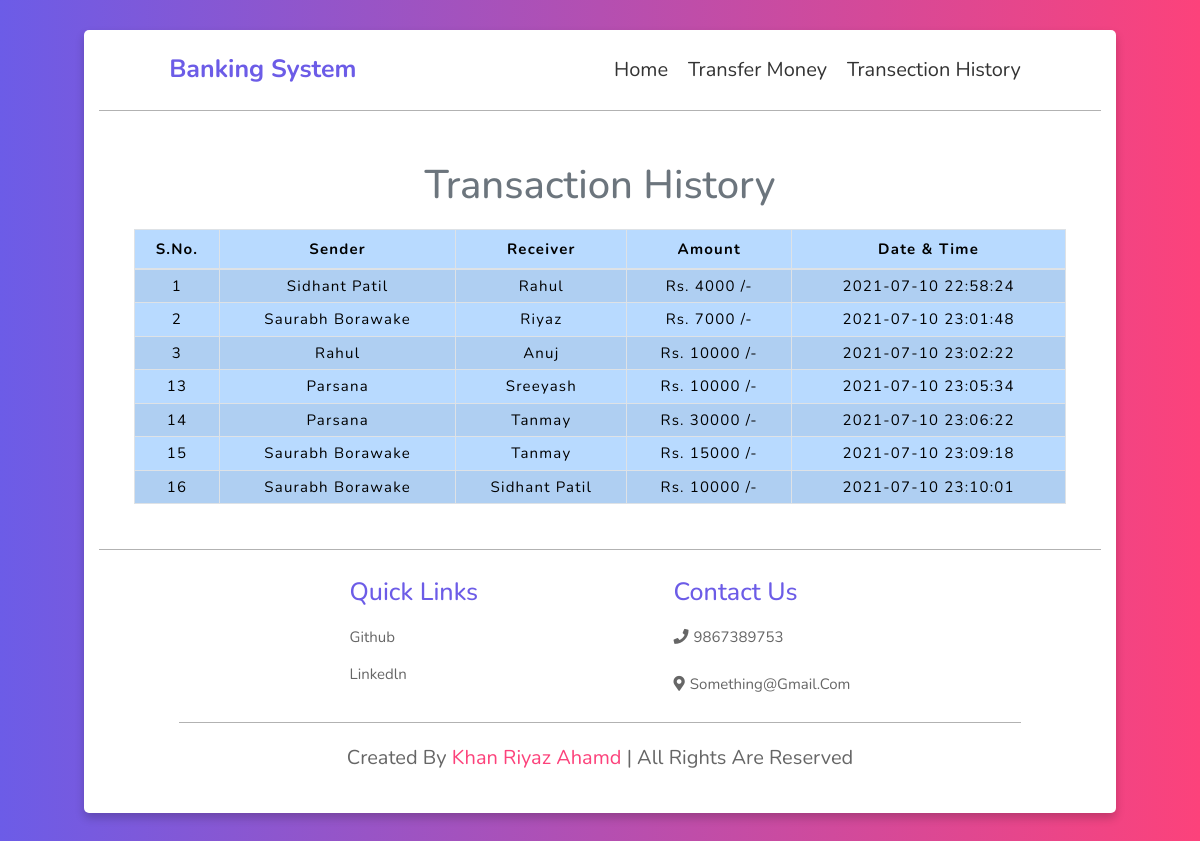
Page /transectionHistory.php on the committed database.
### tables this page shows
CREATE TABLE `transaction` (
  `sno` int(3) NOT NULL,
  `sender` text NOT NULL,
  `receiver` text NOT NULL,
  `balance` int(8) NOT NULL,
  `datetime` datetime NOT NULL DEFAULT current_timestamp()
);

### transectionHistory.php (the view)
<?php
 include "navbar.php";
?>
   <div class="container" style="padding:3.5rem; box-shadow:none">
        <h2 class="text-center pt-4" style="color :#6c757d;">Transaction History</h2>
        <br>
        <div class="table-responsive-sm">
            <table class="table table-hover table-striped table-condensed table-primary table-bordered" style="font-size :1.5rem;">
                <thead style="color : black;">
                    <tr>
                        <th class="text-center">S.No.</th>
                        <th class="text-center">Sender</th>
                        <th class="text-center">Receiver</th>
                        <th class="text-center">Amount</th>
                        <th class="text-center">Date & Time</th>
                    </tr>
                </thead>
                <tbody>
                    <?php
                    include 'config.php';
                    $sql = "SELECT * FROM transaction";
                    $query = mysqli_query($conn, $sql);
                    while ($rows = mysqli_fetch_assoc($query)) {
                    ?>
                        <tr style="color : black;">
                            <td class="py-2"><?php echo $rows['sno']; ?></td>
                            <td class="py-2"><?php echo $rows['sender']; ?></td>
                            <td class="py-2"><?php echo $rows['receiver']; ?></td>
                            <td class="py-2">Rs. <?php echo $rows['balance']; ?> /-</td>
                            <td class="py-2"><?php echo $rows['datetime']; ?> </td>
                        <?php
                    }
                        ?>
                </tbody>
            </table>
        </div>
    </div>
 <?php
  include "footer.php";
 ?>

### css/table.css (style rules this page uses)
* { padding: 0; margin: 0; box-sizing: border-box; font-family: sans-serif; }
h2 { font-size: 40px; }
table { letter-spacing: 1.2px; }
td { text-align: center; }

### css/style.css (style rules this page uses)
:root { --violet: #6c5ce7; --pink: #fc427b; --gradient: linear-gradient(90deg, var(--violet), var(--pink)); }
* { font-family: "Nunito", sans-serif; margin: 0; padding: 0; box-sizing: border-box; outline: none; border: none; text-decoration: none; text-transform: capitalize; transition: all 0.2s ease-out; }
html { font-size: 62.5%; overflow-x: hidden; }
body { background: var(--gradient); padding: 3rem 7%; }
.container { background: #fff; border-radius: 0.5rem; box-shadow: 0 0.5rem 1rem rgba(0, 0, 0, 0.2); }

### rows in the picture
transaction: sno "1", sender "Sidhant Patil", receiver "Rahul", balance "4000", datetime "2021-07-10 22:58:24"
transaction: sno "2", sender "Saurabh Borawake", receiver "Riyaz", balance "7000", datetime "2021-07-10 23:01:48"
transaction: sno "3", sender "Rahul", receiver "Anuj", balance "10000", datetime "2021-07-10 23:02:22"
transaction: sno "13", sender "Parsana", receiver "Sreeyash", balance "10000", datetime "2021-07-10 23:05:34"
transaction: sno "14", sender "Parsana", receiver "Tanmay", balance "30000", datetime "2021-07-10 23:06:22"
transaction: sno "15", sender "Saurabh Borawake", receiver "Tanmay", balance "15000", datetime "2021-07-10 23:09:18"
transaction: sno "16", sender "Saurabh Borawake", receiver "Sidhant Patil", balance "10000", datetime "2021-07-10 23:10:01"
